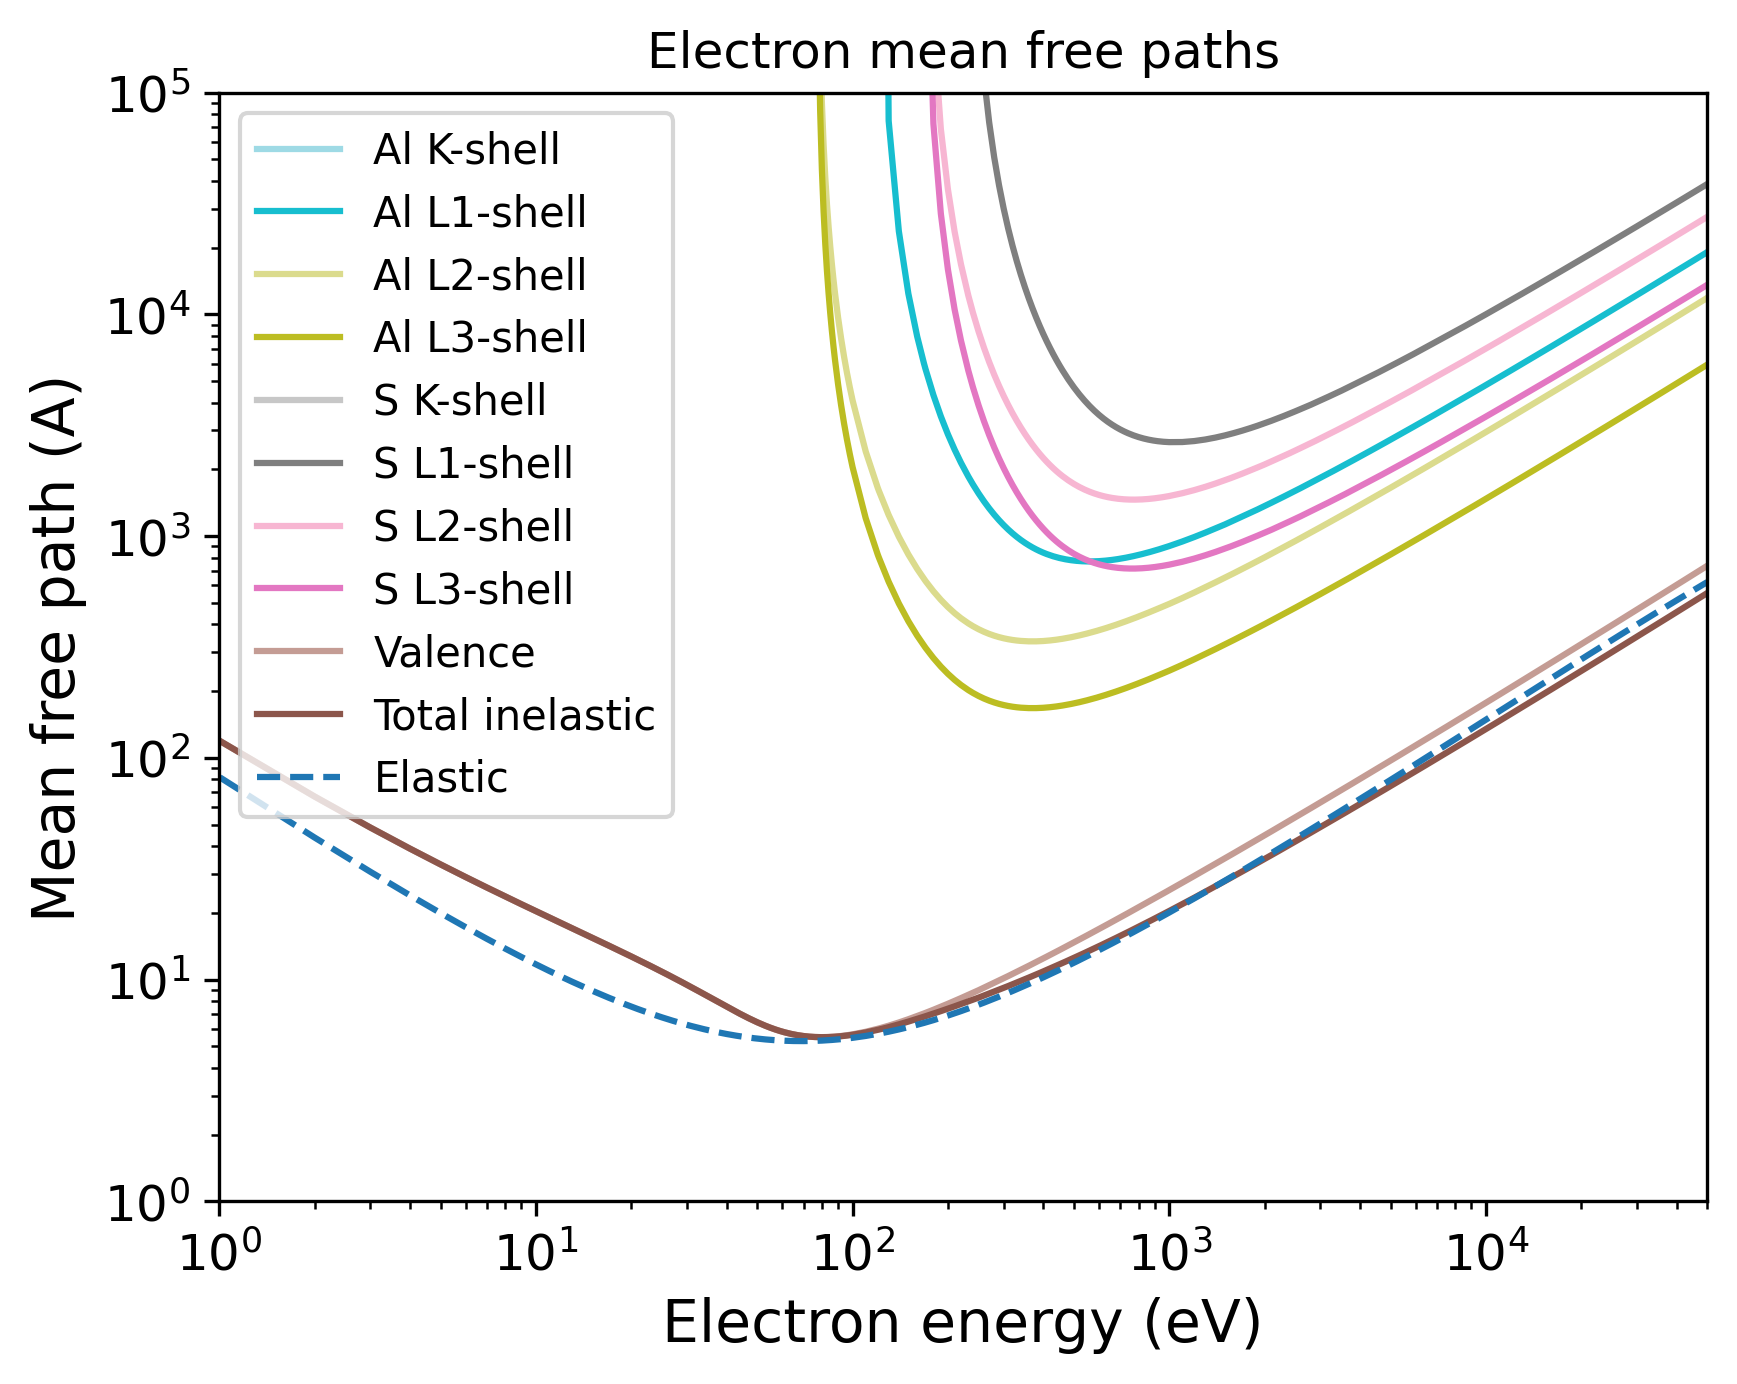

Write Python code to recreate this figure.
import pandas as pd
import numpy as np
import matplotlib.pyplot as plt
import matplotlib.cm as cm
# Set the format:
plt.xlabel("Electron energy (eV)", fontsize=14)
plt.ylabel("Mean free path (A)", fontsize=14)
plt.xticks(fontsize=12)
plt.yticks(fontsize=12)
plt.grid(False)
# Set the axes:
# Read the output file:
df = pd.read_csv(r"OUTPUT_Al2S3_Electron_IMFP.dat", sep=r'\s+', header=None, comment="#", skipinitialspace=True)
plt.xscale("log")
plt.yscale("log")
# Prepare the plot:
columns_to_plot = [ 1, 2, 3, 4, 5, 6, 7, 8, 9, 10]
labels = [ "Al K-shell", "Al L1-shell", "Al L2-shell", "Al L3-shell", "S K-shell", "S L1-shell", "S L2-shell", "S L3-shell", "Valence", "Total inelastic"]
# Create N distinct colors from a colormap
N = len(columns_to_plot)
colors = plt.cm.tab20(np.linspace(1, 0, 20))
# Set line styles:
linestyles = [ "-", "-", "-", "-", "-", "-", "-", "-", "-", "-"]
for i, col in enumerate(columns_to_plot):
    color = colors[i % len(colors)]
    ls    = linestyles[i % len(linestyles)]
    label = labels[i % len(labels)]
    plt.plot(df.iloc[:, 0], df.iloc[:, col],
    color=color,
    label=label,
    linestyle=ls)
# Add a curve from the second file
df2 = pd.read_csv(r"OUTPUT_Al2S3_Electron_EMFP.dat", sep=r'\s+', header=None, comment="#", skipinitialspace=True)
columns_to_plot2 = [ 3]
labels2 = [ "Elastic"]
# Create second part of the plot:
for col, label in zip(columns_to_plot2, labels2):
    plt.plot(df2.iloc[:, 0], df2.iloc[:, col], label=label, linestyle="--")
plt.xlim(1.00000000,50000.00000000)
plt.ylim(1.00000000,100000.00000000)
plt.title("Electron mean free paths")
plt.legend(loc="best", fontsize=10)
# Save the plot in this format:
plt.savefig("OUTPUT_MFP_electron.png", dpi=300, bbox_inches="tight")
